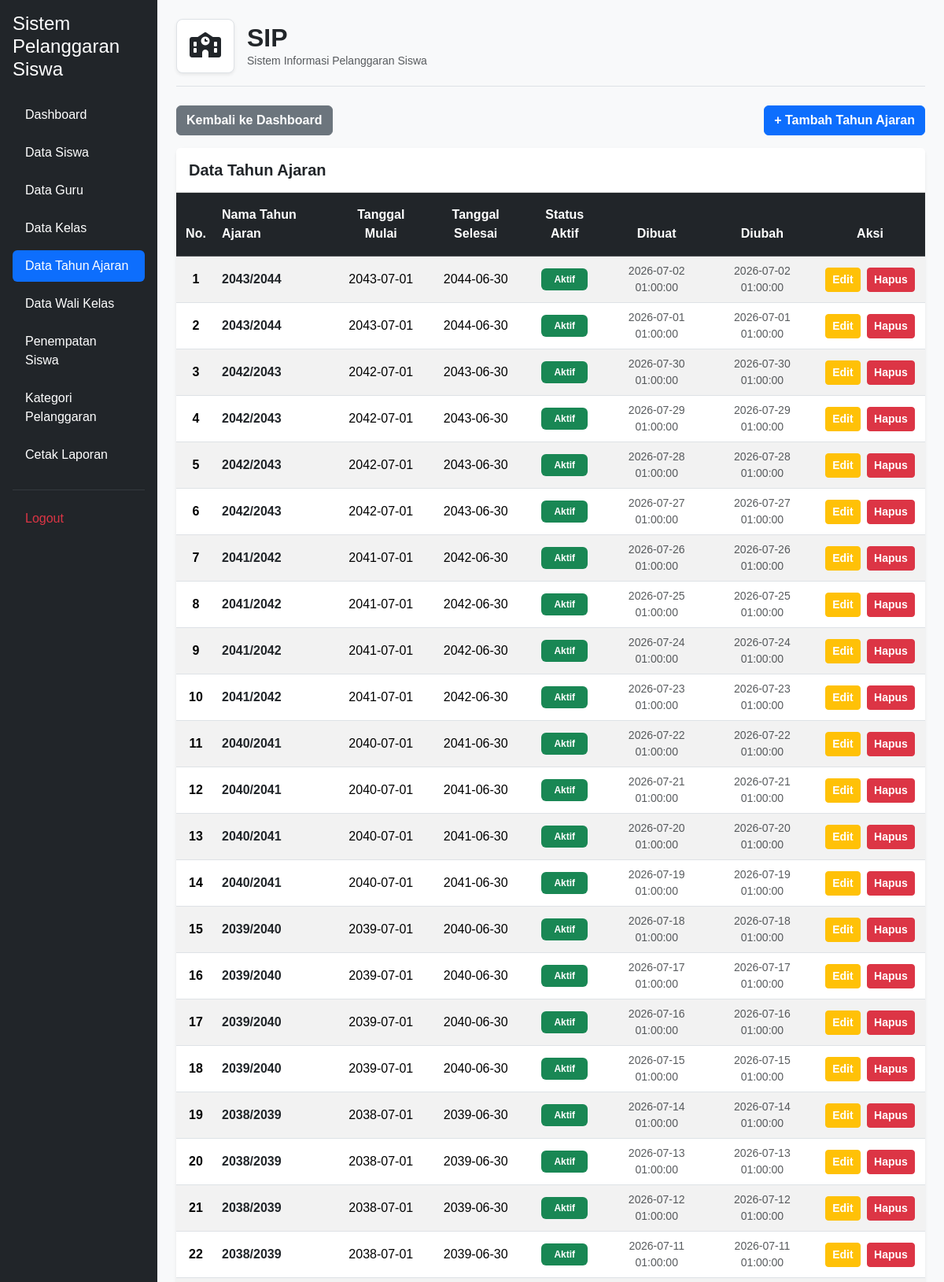
Page /kelola_tahun_ajaran.php (signed in, upper part) on the committed database.
### tables this page shows
CREATE TABLE `t_tahun_ajaran` (
  `id` int(11) NOT NULL,
  `nama` varchar(20) DEFAULT NULL,
  `tanggal_mulai` date NOT NULL,
  `tanggal_selesai` date NOT NULL,
  `status_aktif` tinyint(1) NOT NULL,
  `created_at` timestamp NOT NULL DEFAULT current_timestamp(),
  `updated_at` timestamp NOT NULL DEFAULT current_timestamp()
);

### kelola_tahun_ajaran.php (the view, shortened to what this page needs)
<?php
include 'config/koneksi.php';
$sql = "SELECT * FROM t_tahun_ajaran ORDER BY id DESC";
$hasil = mysqli_query($koneksi, $sql);
?>
<!DOCTYPE html>
<html lang="id">
<head>
    <link href="https://cdn.jsdelivr.net/npm/bootstrap@5.3.3/dist/css/bootstrap.min.css" rel="stylesheet">
    <link rel="stylesheet" href="https://cdnjs.cloudflare.com/ajax/libs/font-awesome/6.4.0/css/all.min.css">
    <link rel="stylesheet" href="layout/style.css">
</head>
<body class="bg-light">
<div class="container-fluid">
    <div class="row">
        <?php include 'layout/sidebar.php'; ?>
        <main class="col-md-9 ms-sm-auto col-lg-10 p-4">
            <div class="d-flex align-items-center mb-4 pb-3 border-bottom">
                <div class="bg-white p-3 rounded-3 shadow-sm me-3 border">
                    <i class="fa-solid fa-school fs-2 text-dark"></i>
                </div>
                <div>
                    <h1 class="h2 fw-bold text-dark m-0">SIP</h1>
                    <p class="text-muted m-0 small">Sistem Informasi Pelanggaran Siswa</p>
                </div>
            </div>
            <div class="d-flex justify-content-between align-items-center mb-3">
                <a href="dashboard.php" class="btn btn-secondary fw-semibold">
                    Kembali ke Dashboard
                </a>
                <a href="tambah_tahun_ajaran.php" class="btn btn-primary fw-semibold">
                    + Tambah Tahun Ajaran
                </a>
            </div>
            <div class="card shadow-sm border-0 rounded-3 mb-5">
                <div class="card-header bg-white py-3">
                    <h5 class="card-title m-0 fw-bold">Data Tahun Ajaran</h5>
                </div>
                <div class="card-body p-0">
                    <div class="table-responsive">
                        <table class="table table-striped table-hover align-middle m-0">
                            <thead class="table-dark">
                                <tr>
                                    <th class="text-center py-3" style="width: 50px;">No.</th>
                                    <th class="py-3">Nama Tahun Ajaran</th>
                                    <th class="text-center py-3">Tanggal Mulai</th>
                                    <th class="text-center py-3">Tanggal Selesai</th>
                                    <th class="text-center py-3">Status Aktif</th>
                                    <th class="text-center py-3">Dibuat</th>
                                    <th class="text-center py-3">Diubah</th>
                                    <th class="text-center py-3" style="width: 140px;">Aksi</th>
                                </tr>
                            </thead>
                            <tbody>
                                <?php
                                $no = 1;
                                if (mysqli_num_rows($hasil) > 0) {
                                    while ($row = mysqli_fetch_assoc($hasil)) { ?>
                                    <tr>
                                        <td class="text-center fw-semibold"><?= $no++ ?></td>
                                        <td class="fw-semibold text-dark">
                                            <?= htmlspecialchars($row['nama']) ?>
                                        </td>
                                        <td class="text-center">
                                            <?= htmlspecialchars($row['tanggal_mulai'] ?? '-') ?>
                                        </td>
                                        <td class="text-center">
                                            <?= htmlspecialchars($row['tanggal_selesai'] ?? '-') ?>
                                        </td>
                                        <td class="text-center">
                                            <?php if ($row['status_aktif'] == 1) { ?>
                                                <span class="badge bg-success px-3 py-2">Aktif</span>
                                            <?php } else { ?>
                                                <span class="badge bg-danger px-3 py-2">Tidak Aktif</span>
                                            <?php } ?>
                                        </td>
                                        <td class="text-center small text-muted">
                                            <?= htmlspecialchars($row['created_at'] ?? '-') ?>
                                        </td>
                                        <td class="text-center small text-muted">
                                            <?= htmlspecialchars($row['updated_at'] ?? '-') ?>
                                        </td>
                                        <td class="text-center text-nowrap">
                                            <a href="edit_tahun_ajaran.php?id=<?= urlencode($row['id']) ?>"
                                               class="btn btn-warning btn-sm fw-semibold text-white me-1">
                                                Edit
                                            </a>
                                            <a href="hapus_tahun_ajaran.php?id=<?= urlencode($row['id']) ?>"
                                               class="btn btn-danger btn-sm fw-semibold"
                                               onclick="return confirm('Yakin ingin menghapus tahun ajaran ini?');">
                                                Hapus
                                            </a>
                                        </td>
                                    </tr>
                                    <?php }
                                } ?>
                            </tbody>
                        </table>
                    </div>
                </div>
            </div>
        </main>
    </div>
</div>
</body>
</html>

### layout/style.css (style rules this page uses)
:root { --primary: #3659d9; --navy: #17233f; --background: #f4f6fb; --text-muted: #778198; --border: #e8ecf4; }
* { box-sizing: border-box; }
body { margin: 0; font-family: 'Poppins', sans-serif; background: var(--background); color: var(--navy); }

### rows in the picture
t_tahun_ajaran: nama "2043/2044", tanggal_mulai "2043-07-01", tanggal_selesai "2044-06-30", status_aktif "Aktif", created_at "2026-07-02 01:00:00", updated_at "2026-07-02 01:00:00"
t_tahun_ajaran: nama "2043/2044", tanggal_mulai "2043-07-01", tanggal_selesai "2044-06-30", status_aktif "Aktif", created_at "2026-07-01 01:00:00", updated_at "2026-07-01 01:00:00"
t_tahun_ajaran: nama "2042/2043", tanggal_mulai "2042-07-01", tanggal_selesai "2043-06-30", status_aktif "Aktif", created_at "2026-07-30 01:00:00", updated_at "2026-07-30 01:00:00"
t_tahun_ajaran: nama "2042/2043", tanggal_mulai "2042-07-01", tanggal_selesai "2043-06-30", status_aktif "Aktif", created_at "2026-07-29 01:00:00", updated_at "2026-07-29 01:00:00"
t_tahun_ajaran: nama "2042/2043", tanggal_mulai "2042-07-01", tanggal_selesai "2043-06-30", status_aktif "Aktif", created_at "2026-07-28 01:00:00", updated_at "2026-07-28 01:00:00"
t_tahun_ajaran: nama "2042/2043", tanggal_mulai "2042-07-01", tanggal_selesai "2043-06-30", status_aktif "Aktif", created_at "2026-07-27 01:00:00", updated_at "2026-07-27 01:00:00"
t_tahun_ajaran: nama "2041/2042", tanggal_mulai "2041-07-01", tanggal_selesai "2042-06-30", status_aktif "Aktif", created_at "2026-07-26 01:00:00", updated_at "2026-07-26 01:00:00"
t_tahun_ajaran: nama "2041/2042", tanggal_mulai "2041-07-01", tanggal_selesai "2042-06-30", status_aktif "Aktif", created_at "2026-07-25 01:00:00", updated_at "2026-07-25 01:00:00"
t_tahun_ajaran: nama "2041/2042", tanggal_mulai "2041-07-01", tanggal_selesai "2042-06-30", status_aktif "Aktif", created_at "2026-07-24 01:00:00", updated_at "2026-07-24 01:00:00"
t_tahun_ajaran: nama "2041/2042", tanggal_mulai "2041-07-01", tanggal_selesai "2042-06-30", status_aktif "Aktif", created_at "2026-07-23 01:00:00", updated_at "2026-07-23 01:00:00"
t_tahun_ajaran: nama "2040/2041", tanggal_mulai "2040-07-01", tanggal_selesai "2041-06-30", status_aktif "Aktif", created_at "2026-07-22 01:00:00", updated_at "2026-07-22 01:00:00"
t_tahun_ajaran: nama "2040/2041", tanggal_mulai "2040-07-01", tanggal_selesai "2041-06-30", status_aktif "Aktif", created_at "2026-07-21 01:00:00", updated_at "2026-07-21 01:00:00"
t_tahun_ajaran: nama "2040/2041", tanggal_mulai "2040-07-01", tanggal_selesai "2041-06-30", status_aktif "Aktif", created_at "2026-07-20 01:00:00", updated_at "2026-07-20 01:00:00"
t_tahun_ajaran: nama "2040/2041", tanggal_mulai "2040-07-01", tanggal_selesai "2041-06-30", status_aktif "Aktif", created_at "2026-07-19 01:00:00", updated_at "2026-07-19 01:00:00"
t_tahun_ajaran: nama "2039/2040", tanggal_mulai "2039-07-01", tanggal_selesai "2040-06-30", status_aktif "Aktif", created_at "2026-07-18 01:00:00", updated_at "2026-07-18 01:00:00"
t_tahun_ajaran: nama "2039/2040", tanggal_mulai "2039-07-01", tanggal_selesai "2040-06-30", status_aktif "Aktif", created_at "2026-07-17 01:00:00", updated_at "2026-07-17 01:00:00"
t_tahun_ajaran: nama "2039/2040", tanggal_mulai "2039-07-01", tanggal_selesai "2040-06-30", status_aktif "Aktif", created_at "2026-07-16 01:00:00", updated_at "2026-07-16 01:00:00"
t_tahun_ajaran: nama "2039/2040", tanggal_mulai "2039-07-01", tanggal_selesai "2040-06-30", status_aktif "Aktif", created_at "2026-07-15 01:00:00", updated_at "2026-07-15 01:00:00"
t_tahun_ajaran: nama "2038/2039", tanggal_mulai "2038-07-01", tanggal_selesai "2039-06-30", status_aktif "Aktif", created_at "2026-07-14 01:00:00", updated_at "2026-07-14 01:00:00"
t_tahun_ajaran: nama "2038/2039", tanggal_mulai "2038-07-01", tanggal_selesai "2039-06-30", status_aktif "Aktif", created_at "2026-07-13 01:00:00", updated_at "2026-07-13 01:00:00"
t_tahun_ajaran: nama "2038/2039", tanggal_mulai "2038-07-01", tanggal_selesai "2039-06-30", status_aktif "Aktif", created_at "2026-07-12 01:00:00", updated_at "2026-07-12 01:00:00"
t_tahun_ajaran: nama "2038/2039", tanggal_mulai "2038-07-01", tanggal_selesai "2039-06-30", status_aktif "Aktif", created_at "2026-07-11 01:00:00", updated_at "2026-07-11 01:00:00"
